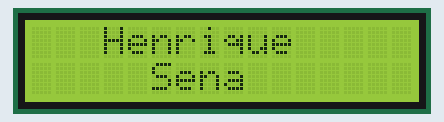
Bench run of a sketch on a simulated Arduino Uno, built with avr-gcc and run on an emulated ATmega328P. Shown: 16×2 character LCD.

Above: at 0.22 s.
At 1.43 s:
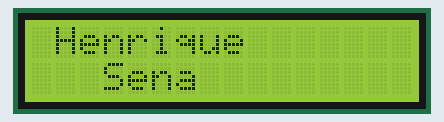
At 2.63 s:
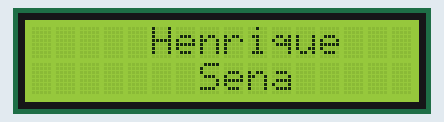
At 3.53 s:
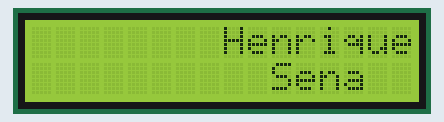
At 4.6 s:
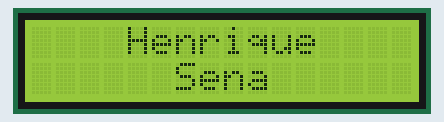
At 8.16 s:
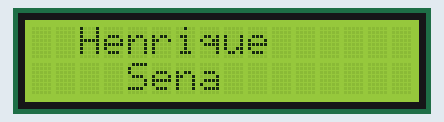

Measured:
- by itself, everything shown: repeats every 7.6 s, in 22 steps
- what the display in image 4 shows lasts 1.3 s, from 4.6 s to 5.9 s

The sketch:

LCD.ino
```cpp
#include <LiquidCrystal_I2C.h> //Incluir biblioteca

LiquidCrystal_I2C lcd(0x27,16,2); //Obejeto com classe LiquidCrystal

int tmp = 300;

void setup() {
  lcd.begin(16,2); //Tamanho do display
  lcd.backlight(); //Ligar backlight


}

void loop() {
  lcd.setCursor(4,0); //home(); == define a posição incial em (0,0)
  lcd.print("Henrique");
  lcd.setCursor(6,1); //Define a posição incial
  lcd.print("Sena");

  for(int pos = 0; pos<4; pos++){
    lcd.scrollDisplayLeft();
    delay(tmp);
  }

  for(int pos = 0; pos<8; pos++){
    lcd.scrollDisplayRight();
    delay(tmp);
  }
  for(int pos = 0; pos<4; pos++){
    lcd.scrollDisplayLeft();
    delay(tmp);
  }
  delay(1000);
  for(int repete=0; repete<3; repete++){
    lcd.noDisplay();
    //lcd.noBacklight();
    delay(tmp);
    lcd.display();
    //lcd.backlight();
    delay(tmp);

  }
}
```
